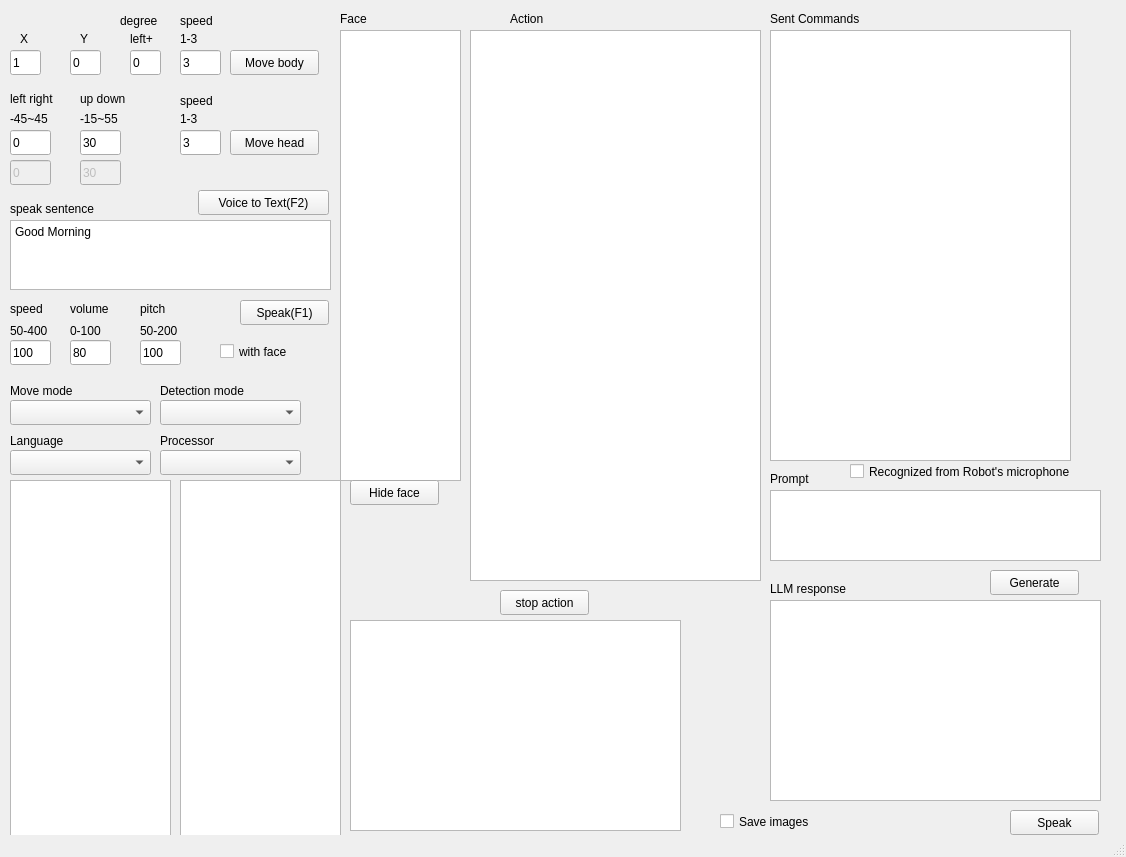
<?xml version="1.0" encoding="UTF-8"?>
<ui version="4.0">
 <class>MainWindow</class>
 <widget class="QMainWindow" name="MainWindow">
  <property name="enabled">
   <bool>true</bool>
  </property>
  <property name="geometry">
   <rect>
    <x>0</x>
    <y>0</y>
    <width>1126</width>
    <height>857</height>
   </rect>
  </property>
  <property name="windowTitle">
   <string>MainWindow</string>
  </property>
  <widget class="QWidget" name="centralwidget">
   <widget class="QPlainTextEdit" name="plainTextEdit_speak">
    <property name="geometry">
     <rect>
      <x>10</x>
      <y>220</y>
      <width>321</width>
      <height>70</height>
     </rect>
    </property>
    <property name="plainText">
     <string>Good Morning</string>
    </property>
   </widget>
   <widget class="QPushButton" name="pushButton_movebody">
    <property name="geometry">
     <rect>
      <x>230</x>
      <y>50</y>
      <width>89</width>
      <height>25</height>
     </rect>
    </property>
    <property name="text">
     <string>Move body</string>
    </property>
   </widget>
   <widget class="QPushButton" name="pushButton_movehead">
    <property name="geometry">
     <rect>
      <x>230</x>
      <y>130</y>
      <width>89</width>
      <height>25</height>
     </rect>
    </property>
    <property name="text">
     <string>Move head</string>
    </property>
   </widget>
   <widget class="QPushButton" name="pushButton_speak">
    <property name="geometry">
     <rect>
      <x>240</x>
      <y>300</y>
      <width>89</width>
      <height>25</height>
     </rect>
    </property>
    <property name="text">
     <string>Speak(F1)</string>
    </property>
   </widget>
   <widget class="QLabel" name="label">
    <property name="geometry">
     <rect>
      <x>10</x>
      <y>200</y>
      <width>121</width>
      <height>17</height>
     </rect>
    </property>
    <property name="text">
     <string>speak sentence</string>
    </property>
   </widget>
   <widget class="QLabel" name="label_2">
    <property name="geometry">
     <rect>
      <x>20</x>
      <y>30</y>
      <width>16</width>
      <height>17</height>
     </rect>
    </property>
    <property name="text">
     <string>X</string>
    </property>
   </widget>
   <widget class="QLabel" name="label_3">
    <property name="geometry">
     <rect>
      <x>80</x>
      <y>30</y>
      <width>21</width>
      <height>17</height>
     </rect>
    </property>
    <property name="text">
     <string>Y</string>
    </property>
   </widget>
   <widget class="QLabel" name="label_4">
    <property name="geometry">
     <rect>
      <x>120</x>
      <y>10</y>
      <width>51</width>
      <height>21</height>
     </rect>
    </property>
    <property name="text">
     <string>degree</string>
    </property>
   </widget>
   <widget class="QLabel" name="label_5">
    <property name="geometry">
     <rect>
      <x>180</x>
      <y>10</y>
      <width>41</width>
      <height>21</height>
     </rect>
    </property>
    <property name="text">
     <string>speed</string>
    </property>
   </widget>
   <widget class="QLabel" name="label_6">
    <property name="geometry">
     <rect>
      <x>10</x>
      <y>90</y>
      <width>51</width>
      <height>17</height>
     </rect>
    </property>
    <property name="text">
     <string>left right</string>
    </property>
   </widget>
   <widget class="QLabel" name="label_7">
    <property name="geometry">
     <rect>
      <x>80</x>
      <y>90</y>
      <width>51</width>
      <height>17</height>
     </rect>
    </property>
    <property name="text">
     <string>up down</string>
    </property>
   </widget>
   <widget class="QLabel" name="label_8">
    <property name="geometry">
     <rect>
      <x>180</x>
      <y>90</y>
      <width>41</width>
      <height>21</height>
     </rect>
    </property>
    <property name="text">
     <string>speed</string>
    </property>
   </widget>
   <widget class="QListView" name="listView_FacialExpressions">
    <property name="geometry">
     <rect>
      <x>340</x>
      <y>30</y>
      <width>121</width>
      <height>451</height>
     </rect>
    </property>
   </widget>
   <widget class="QLineEdit" name="lineEdit_x">
    <property name="geometry">
     <rect>
      <x>10</x>
      <y>50</y>
      <width>31</width>
      <height>25</height>
     </rect>
    </property>
    <property name="text">
     <string>1</string>
    </property>
   </widget>
   <widget class="QLineEdit" name="lineEdit_y">
    <property name="geometry">
     <rect>
      <x>70</x>
      <y>50</y>
      <width>31</width>
      <height>25</height>
     </rect>
    </property>
    <property name="text">
     <string>0</string>
    </property>
   </widget>
   <widget class="QLineEdit" name="lineEdit_degree">
    <property name="geometry">
     <rect>
      <x>130</x>
      <y>50</y>
      <width>31</width>
      <height>25</height>
     </rect>
    </property>
    <property name="text">
     <string>0</string>
    </property>
   </widget>
   <widget class="QLineEdit" name="lineEdit_bodyspeed">
    <property name="geometry">
     <rect>
      <x>180</x>
      <y>50</y>
      <width>41</width>
      <height>25</height>
     </rect>
    </property>
    <property name="text">
     <string>3</string>
    </property>
   </widget>
   <widget class="QLineEdit" name="lineEdit_yaw">
    <property name="geometry">
     <rect>
      <x>10</x>
      <y>130</y>
      <width>41</width>
      <height>25</height>
     </rect>
    </property>
    <property name="text">
     <string>0</string>
    </property>
   </widget>
   <widget class="QLineEdit" name="lineEdit_pitch">
    <property name="geometry">
     <rect>
      <x>80</x>
      <y>130</y>
      <width>41</width>
      <height>25</height>
     </rect>
    </property>
    <property name="text">
     <string>30</string>
    </property>
   </widget>
   <widget class="QLineEdit" name="lineEdit_headspeed">
    <property name="geometry">
     <rect>
      <x>180</x>
      <y>130</y>
      <width>41</width>
      <height>25</height>
     </rect>
    </property>
    <property name="text">
     <string>3</string>
    </property>
   </widget>
   <widget class="QLineEdit" name="lineEdit_speed">
    <property name="geometry">
     <rect>
      <x>10</x>
      <y>340</y>
      <width>41</width>
      <height>25</height>
     </rect>
    </property>
    <property name="text">
     <string>100</string>
    </property>
   </widget>
   <widget class="QLabel" name="label_9">
    <property name="geometry">
     <rect>
      <x>10</x>
      <y>300</y>
      <width>51</width>
      <height>17</height>
     </rect>
    </property>
    <property name="text">
     <string>speed</string>
    </property>
   </widget>
   <widget class="QLabel" name="label_10">
    <property name="geometry">
     <rect>
      <x>70</x>
      <y>300</y>
      <width>51</width>
      <height>17</height>
     </rect>
    </property>
    <property name="text">
     <string>volume</string>
    </property>
   </widget>
   <widget class="QLineEdit" name="lineEdit_volume">
    <property name="geometry">
     <rect>
      <x>70</x>
      <y>340</y>
      <width>41</width>
      <height>25</height>
     </rect>
    </property>
    <property name="text">
     <string>80</string>
    </property>
   </widget>
   <widget class="QLineEdit" name="lineEdit_speak_pitch">
    <property name="geometry">
     <rect>
      <x>140</x>
      <y>340</y>
      <width>41</width>
      <height>25</height>
     </rect>
    </property>
    <property name="text">
     <string>100</string>
    </property>
   </widget>
   <widget class="QLabel" name="label_11">
    <property name="geometry">
     <rect>
      <x>140</x>
      <y>300</y>
      <width>41</width>
      <height>17</height>
     </rect>
    </property>
    <property name="text">
     <string>pitch</string>
    </property>
   </widget>
   <widget class="QLabel" name="label_12">
    <property name="geometry">
     <rect>
      <x>10</x>
      <y>320</y>
      <width>51</width>
      <height>21</height>
     </rect>
    </property>
    <property name="text">
     <string>50-400</string>
    </property>
   </widget>
   <widget class="QLabel" name="label_13">
    <property name="geometry">
     <rect>
      <x>70</x>
      <y>320</y>
      <width>51</width>
      <height>21</height>
     </rect>
    </property>
    <property name="text">
     <string>0-100</string>
    </property>
   </widget>
   <widget class="QLabel" name="label_14">
    <property name="geometry">
     <rect>
      <x>140</x>
      <y>320</y>
      <width>51</width>
      <height>21</height>
     </rect>
    </property>
    <property name="text">
     <string>50-200</string>
    </property>
   </widget>
   <widget class="QLabel" name="label_15">
    <property name="geometry">
     <rect>
      <x>10</x>
      <y>110</y>
      <width>51</width>
      <height>17</height>
     </rect>
    </property>
    <property name="text">
     <string>-45~45</string>
    </property>
   </widget>
   <widget class="QLabel" name="label_16">
    <property name="geometry">
     <rect>
      <x>80</x>
      <y>110</y>
      <width>51</width>
      <height>17</height>
     </rect>
    </property>
    <property name="text">
     <string>-15~55</string>
    </property>
   </widget>
   <widget class="QCheckBox" name="checkBox_withface">
    <property name="geometry">
     <rect>
      <x>220</x>
      <y>340</y>
      <width>92</width>
      <height>23</height>
     </rect>
    </property>
    <property name="text">
     <string>with face</string>
    </property>
    <property name="checked">
     <bool>false</bool>
    </property>
   </widget>
   <widget class="QLabel" name="label_17">
    <property name="geometry">
     <rect>
      <x>180</x>
      <y>110</y>
      <width>31</width>
      <height>17</height>
     </rect>
    </property>
    <property name="text">
     <string>1-3</string>
    </property>
   </widget>
   <widget class="QLabel" name="label_18">
    <property name="geometry">
     <rect>
      <x>180</x>
      <y>30</y>
      <width>31</width>
      <height>17</height>
     </rect>
    </property>
    <property name="text">
     <string>1-3</string>
    </property>
   </widget>
   <widget class="QLabel" name="label_19">
    <property name="geometry">
     <rect>
      <x>130</x>
      <y>30</y>
      <width>31</width>
      <height>17</height>
     </rect>
    </property>
    <property name="text">
     <string>left+</string>
    </property>
   </widget>
   <widget class="QComboBox" name="comboBox_MoveMode">
    <property name="geometry">
     <rect>
      <x>10</x>
      <y>400</y>
      <width>141</width>
      <height>25</height>
     </rect>
    </property>
   </widget>
   <widget class="QLabel" name="label_20">
    <property name="geometry">
     <rect>
      <x>10</x>
      <y>380</y>
      <width>81</width>
      <height>21</height>
     </rect>
    </property>
    <property name="text">
     <string>Move mode</string>
    </property>
   </widget>
   <widget class="QLabel" name="label_21">
    <property name="geometry">
     <rect>
      <x>340</x>
      <y>10</y>
      <width>91</width>
      <height>17</height>
     </rect>
    </property>
    <property name="text">
     <string>Face</string>
    </property>
   </widget>
   <widget class="QListView" name="listView_PredefinedAction">
    <property name="geometry">
     <rect>
      <x>470</x>
      <y>30</y>
      <width>291</width>
      <height>551</height>
     </rect>
    </property>
   </widget>
   <widget class="QLabel" name="label_22">
    <property name="geometry">
     <rect>
      <x>510</x>
      <y>10</y>
      <width>91</width>
      <height>17</height>
     </rect>
    </property>
    <property name="text">
     <string>Action</string>
    </property>
   </widget>
   <widget class="QPlainTextEdit" name="plainTextEdit_SentCommands">
    <property name="geometry">
     <rect>
      <x>770</x>
      <y>30</y>
      <width>301</width>
      <height>431</height>
     </rect>
    </property>
    <property name="readOnly">
     <bool>true</bool>
    </property>
    <property name="plainText">
     <string/>
    </property>
   </widget>
   <widget class="QLabel" name="label_23">
    <property name="geometry">
     <rect>
      <x>770</x>
      <y>10</y>
      <width>131</width>
      <height>17</height>
     </rect>
    </property>
    <property name="text">
     <string>Sent Commands</string>
    </property>
   </widget>
   <widget class="QLineEdit" name="lineEdit_yaw_now">
    <property name="enabled">
     <bool>false</bool>
    </property>
    <property name="geometry">
     <rect>
      <x>10</x>
      <y>160</y>
      <width>41</width>
      <height>25</height>
     </rect>
    </property>
    <property name="palette">
     <palette>
      <active>
       <colorrole role="Dark">
        <brush brushstyle="SolidPattern">
         <color alpha="255">
          <red>154</red>
          <green>153</green>
          <blue>150</blue>
         </color>
        </brush>
       </colorrole>
      </active>
      <inactive>
       <colorrole role="Dark">
        <brush brushstyle="SolidPattern">
         <color alpha="255">
          <red>154</red>
          <green>153</green>
          <blue>150</blue>
         </color>
        </brush>
       </colorrole>
      </inactive>
      <disabled>
       <colorrole role="Dark">
        <brush brushstyle="SolidPattern">
         <color alpha="255">
          <red>154</red>
          <green>153</green>
          <blue>150</blue>
         </color>
        </brush>
       </colorrole>
      </disabled>
     </palette>
    </property>
    <property name="text">
     <string>0</string>
    </property>
    <property name="readOnly">
     <bool>true</bool>
    </property>
   </widget>
   <widget class="QLineEdit" name="lineEdit_pitch_now">
    <property name="enabled">
     <bool>false</bool>
    </property>
    <property name="geometry">
     <rect>
      <x>80</x>
      <y>160</y>
      <width>41</width>
      <height>25</height>
     </rect>
    </property>
    <property name="palette">
     <palette>
      <active>
       <colorrole role="Dark">
        <brush brushstyle="SolidPattern">
         <color alpha="255">
          <red>154</red>
          <green>153</green>
          <blue>150</blue>
         </color>
        </brush>
       </colorrole>
      </active>
      <inactive>
       <colorrole role="Dark">
        <brush brushstyle="SolidPattern">
         <color alpha="255">
          <red>154</red>
          <green>153</green>
          <blue>150</blue>
         </color>
        </brush>
       </colorrole>
      </inactive>
      <disabled>
       <colorrole role="Dark">
        <brush brushstyle="SolidPattern">
         <color alpha="255">
          <red>154</red>
          <green>153</green>
          <blue>150</blue>
         </color>
        </brush>
       </colorrole>
      </disabled>
     </palette>
    </property>
    <property name="text">
     <string>30</string>
    </property>
    <property name="readOnly">
     <bool>true</bool>
    </property>
   </widget>
   <widget class="QPushButton" name="pushButton_stop_action">
    <property name="geometry">
     <rect>
      <x>500</x>
      <y>590</y>
      <width>89</width>
      <height>25</height>
     </rect>
    </property>
    <property name="text">
     <string>stop action</string>
    </property>
   </widget>
   <widget class="QPushButton" name="pushButton_voice_to_text">
    <property name="geometry">
     <rect>
      <x>198</x>
      <y>190</y>
      <width>131</width>
      <height>25</height>
     </rect>
    </property>
    <property name="text">
     <string>Voice to Text(F2)</string>
    </property>
   </widget>
   <widget class="QListView" name="listView_Sentence1">
    <property name="geometry">
     <rect>
      <x>10</x>
      <y>480</y>
      <width>161</width>
      <height>361</height>
     </rect>
    </property>
   </widget>
   <widget class="QListView" name="listView_Sentence2">
    <property name="geometry">
     <rect>
      <x>180</x>
      <y>480</y>
      <width>161</width>
      <height>361</height>
     </rect>
    </property>
   </widget>
   <widget class="QListView" name="listView_Sentence3">
    <property name="geometry">
     <rect>
      <x>350</x>
      <y>620</y>
      <width>331</width>
      <height>211</height>
     </rect>
    </property>
   </widget>
   <widget class="QCheckBox" name="checkBox_SaveImages">
    <property name="geometry">
     <rect>
      <x>720</x>
      <y>810</y>
      <width>111</width>
      <height>23</height>
     </rect>
    </property>
    <property name="text">
     <string>Save images</string>
    </property>
    <property name="checked">
     <bool>false</bool>
    </property>
   </widget>
   <widget class="QLabel" name="label_24">
    <property name="geometry">
     <rect>
      <x>160</x>
      <y>380</y>
      <width>111</width>
      <height>21</height>
     </rect>
    </property>
    <property name="text">
     <string>Detection mode</string>
    </property>
   </widget>
   <widget class="QComboBox" name="comboBox_DetectionMode">
    <property name="geometry">
     <rect>
      <x>160</x>
      <y>400</y>
      <width>141</width>
      <height>25</height>
     </rect>
    </property>
   </widget>
   <widget class="QLabel" name="label_25">
    <property name="geometry">
     <rect>
      <x>160</x>
      <y>430</y>
      <width>111</width>
      <height>21</height>
     </rect>
    </property>
    <property name="text">
     <string>Processor</string>
    </property>
   </widget>
   <widget class="QComboBox" name="comboBox_Processor">
    <property name="geometry">
     <rect>
      <x>160</x>
      <y>450</y>
      <width>141</width>
      <height>25</height>
     </rect>
    </property>
   </widget>
   <widget class="QCheckBox" name="checkBox_stream">
    <property name="geometry">
     <rect>
      <x>850</x>
      <y>460</y>
      <width>231</width>
      <height>23</height>
     </rect>
    </property>
    <property name="text">
     <string>Recognized from Robot's microphone</string>
    </property>
    <property name="checked">
     <bool>false</bool>
    </property>
   </widget>
   <widget class="QLabel" name="label_26">
    <property name="geometry">
     <rect>
      <x>770</x>
      <y>470</y>
      <width>51</width>
      <height>17</height>
     </rect>
    </property>
    <property name="text">
     <string>Prompt</string>
    </property>
   </widget>
   <widget class="QPlainTextEdit" name="plainTextEdit_received">
    <property name="geometry">
     <rect>
      <x>770</x>
      <y>490</y>
      <width>331</width>
      <height>71</height>
     </rect>
    </property>
    <property name="plainText">
     <string/>
    </property>
   </widget>
   <widget class="QPlainTextEdit" name="plainTextEdit_LLM_response">
    <property name="geometry">
     <rect>
      <x>770</x>
      <y>600</y>
      <width>331</width>
      <height>201</height>
     </rect>
    </property>
    <property name="plainText">
     <string/>
    </property>
   </widget>
   <widget class="QLabel" name="label_27">
    <property name="geometry">
     <rect>
      <x>770</x>
      <y>580</y>
      <width>121</width>
      <height>17</height>
     </rect>
    </property>
    <property name="text">
     <string>LLM response</string>
    </property>
   </widget>
   <widget class="QPushButton" name="pushButton_speak_2">
    <property name="geometry">
     <rect>
      <x>1010</x>
      <y>810</y>
      <width>89</width>
      <height>25</height>
     </rect>
    </property>
    <property name="text">
     <string>Speak</string>
    </property>
   </widget>
   <widget class="QPushButton" name="pushButton_generate_response">
    <property name="geometry">
     <rect>
      <x>990</x>
      <y>570</y>
      <width>89</width>
      <height>25</height>
     </rect>
    </property>
    <property name="text">
     <string>Generate</string>
    </property>
   </widget>
   <widget class="QPushButton" name="pushButton_hideface">
    <property name="geometry">
     <rect>
      <x>350</x>
      <y>480</y>
      <width>89</width>
      <height>25</height>
     </rect>
    </property>
    <property name="text">
     <string>Hide face</string>
    </property>
   </widget>
   <widget class="QComboBox" name="comboBox_Language">
    <property name="geometry">
     <rect>
      <x>10</x>
      <y>450</y>
      <width>141</width>
      <height>25</height>
     </rect>
    </property>
   </widget>
   <widget class="QLabel" name="label_28">
    <property name="geometry">
     <rect>
      <x>10</x>
      <y>430</y>
      <width>81</width>
      <height>21</height>
     </rect>
    </property>
    <property name="text">
     <string>Language</string>
    </property>
   </widget>
  </widget>
  <widget class="QStatusBar" name="statusbar"/>
 </widget>
 <resources/>
 <connections/>
</ui>
